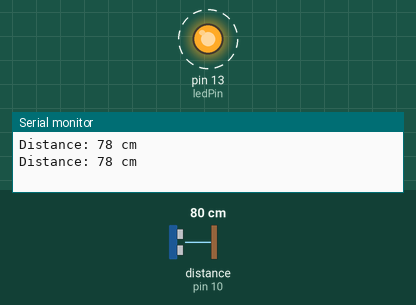
A sketch run on a simulated Arduino Uno, built with avr-gcc and run on an emulated ATmega328P. Parts: output pins drawn as LEDs (lit = HIGH), the last lines printed to the serial monitor. Wiring (inferred from the names in the program): ultrasonic range finder: trigger pin 9; echo pin 10. Dashed ring = blinking. The inputs (shaded band) are chosen by the test bench; at power-on: distance to the obstacle (sensor on pin 10) 80 cm. The echo pulse lasts 58.3 µs per cm; pins used as bus, display or sensor lines are not drawn.

Above: at 1.0 s.
1.7 s: distance to the obstacle (sensor on pin 10) set to 2 cm
At 2.2 s:
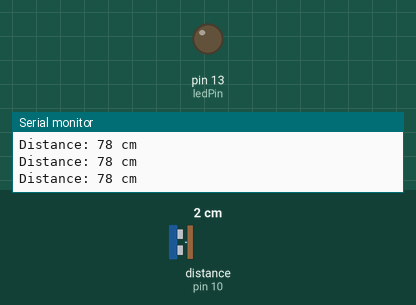
5.2 s: distance to the obstacle (sensor on pin 10) set to 18 cm
At 5.52 s:
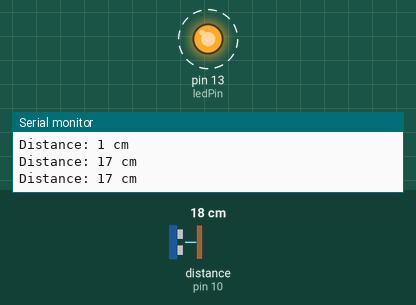
Timing chart, 0 to 14.7 s (numbered marks = the images above; inputs shaded):
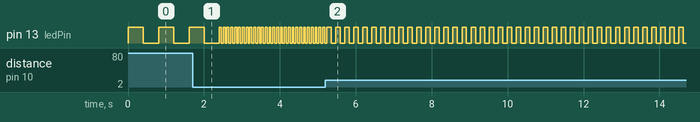

The sketch:

ultrasonic_led_blink.ino
```cpp
// HC-SR04 Ultrasonic Sensor + LED
// The closer an object is, the faster the LED blinks

const int trigPin = 9;
const int echoPin = 10;
const int ledPin = 13;

long duration;
int distance;

void setup() {
  pinMode(trigPin, OUTPUT);
  pinMode(echoPin, INPUT);
  pinMode(ledPin, OUTPUT);
  Serial.begin(9600);
}

void loop() {
  // Send a short pulse to trigger a measurement
  digitalWrite(trigPin, LOW);
  delayMicroseconds(2);
  digitalWrite(trigPin, HIGH);
  delayMicroseconds(10);
  digitalWrite(trigPin, LOW);

  // Read how long the echo pin stays HIGH (sound travel time in microseconds)
  duration = pulseIn(echoPin, HIGH, 30000); // 30ms timeout avoids getting stuck if no echo returns

  if (duration == 0) {
    // No echo received -> treat as "nothing in range"
    distance = 400; // arbitrary large value, out of normal sensing range
  } else {
    // Convert time to distance in cm
    // speed of sound ~0.034 cm/us, divide by 2 because the sound travels there and back
    distance = duration * 0.034 / 2;
  }

  Serial.print("Distance: ");
  Serial.print(distance);
  Serial.println(" cm");

  // Map distance to blink delay: closer = smaller delay = faster blinking
  // Tune the input range (2-100 cm) to match how you'll actually test it
  int blinkDelay = map(distance, 2, 100, 50, 500);
  blinkDelay = constrain(blinkDelay, 50, 500); // keep delay within a safe, visible range

  // One blink cycle at the calculated speed
  digitalWrite(ledPin, HIGH);
  delay(blinkDelay);
  digitalWrite(ledPin, LOW);
  delay(blinkDelay);
}
```

Measured:
- after the input at 5.2 s, pin 13 (ledPin): alternates HIGH for 0.12 s and LOW for 0.12 s, starting after 0.15 s
- by itself, pin 13 (ledPin): repeats every 0.10 s: HIGH 0.05 s, LOW 0.05 s
